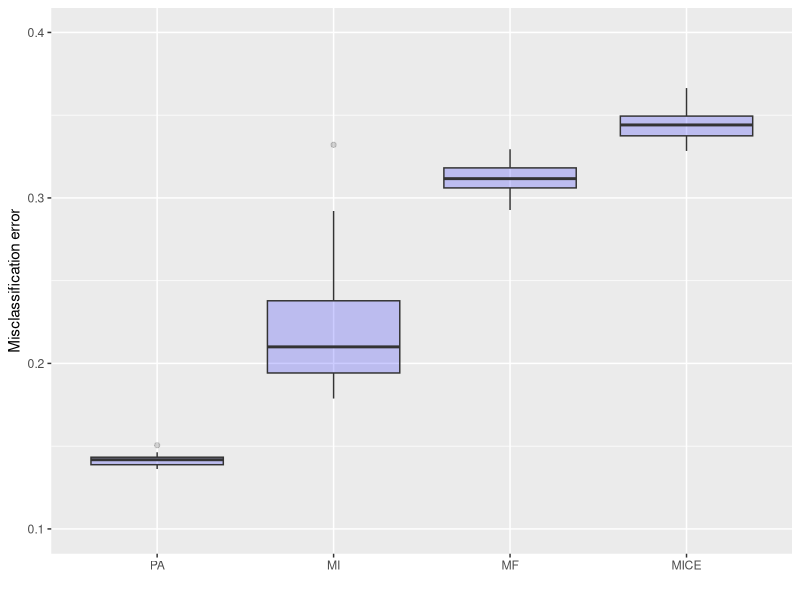
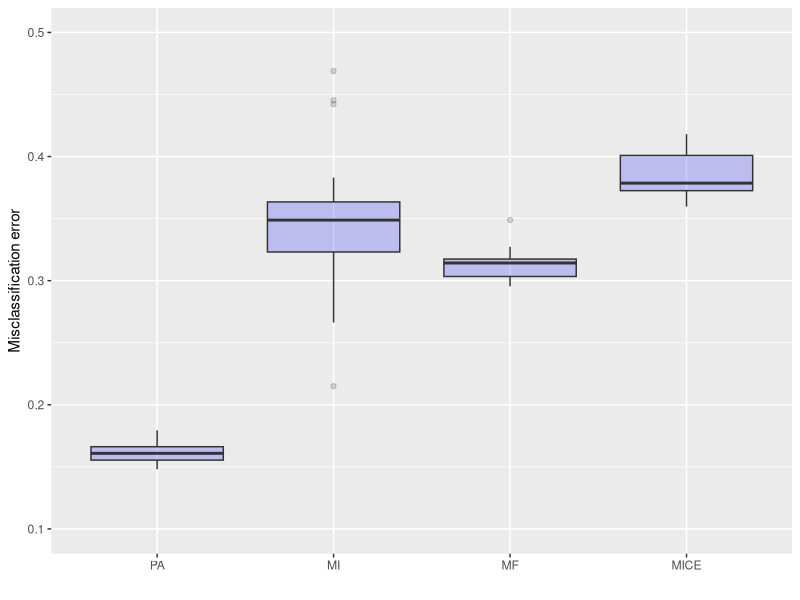

Write the R code that produced these figures, in order.
library(ggplot2)
library(tidyr)

### model 1, d = 10, lambda = 0
ER = data.frame('PA' = c(0.1391, 0.1379, 0.1421, 0.1362, 0.1371, 0.1506, 0.1434, 0.1424, 0.1437,
                         0.1433, 0.1374, 0.1392, 0.1448, 0.1418, 0.1365, 0.1417, 0.1432, 0.1418,
                         0.1463, 0.1405),
                'MI' = c(0.1893, 0.2126, 0.2638, 0.2103, 0.2569, 0.2784, 0.2097, 0.1788, 0.1943,
                         0.2126, 0.2315, 0.1818, 0.1804, 0.2921, 0.1959, 0.2124, 0.1953, 0.1978,
                         0.194 , 0.3321),
                'MF' = c(0.311 , 0.302 , 0.3153, 0.3181, 0.3235, 0.3089, 0.3198, 0.3041, 0.3073,
                         0.3035, 0.3039, 0.3124, 0.3294, 0.3294, 0.3146, 0.2927, 0.3183, 0.311 ,
                         0.3123, 0.3067),
                'MICE' = c(0.3595, 0.3481, 0.354 , 0.347 , 0.339 , 0.333 , 0.3391, 0.3352, 0.3664,
                           0.357 , 0.3284, 0.3313, 0.3461, 0.3407, 0.3444, 0.3383, 0.345 , 0.3438,
                           0.3535, 0.3322))

df_long = ER %>%
  pivot_longer(cols = everything(), names_to = "Variable", values_to = "Value")
df_long$Variable = factor(df_long$Variable, levels = c('PA', 'MI', 'MF', 'MICE'))

ggplot(df_long, aes(x=Variable, y=Value)) + geom_boxplot(fill="blue", alpha=0.2) + 
  xlab("") + ylab("Misclassification error") + scale_y_continuous(limits = c(0.1,0.4))



### model 1, d = 50, lambda = 0
ER = data.frame('PA' = c(0.1661, 0.1521, 0.1795, 0.1644, 0.1559, 0.1719, 0.1633, 0.1613, 0.1534,
                         0.1668, 0.1599, 0.1666, 0.154 , 0.1605, 0.1481, 0.1638, 0.1588, 0.1691,
                         0.1513, 0.1564),
                'MI' = c(0.2663, 0.3345, 0.3699, 0.4454, 0.3596, 0.3269, 0.3595, 0.326 , 0.3613,
                         0.215 , 0.34  , 0.4689, 0.3145, 0.3431, 0.3606, 0.3143, 0.3831, 0.3545,
                         0.2992, 0.4422),
                'MF' = c(0.3124, 0.3251, 0.3181, 0.3218, 0.3161, 0.3273, 0.3004, 0.3149, 0.3078,
                         0.3167, 0.3136, 0.2955, 0.3158, 0.3068, 0.2962, 0.3018, 0.3172, 0.3489,
                         0.2966, 0.3039),
                'MICE' = c(0.407 , 0.3659, 0.3726, 0.3745, 0.4181, 0.3828, 0.4045, 0.3776, 0.3773,
                           0.3655, 0.3997, 0.3723, 0.3596, 0.3846, 0.3861, 0.4095, 0.3796, 0.4102,
                           0.3772, 0.3641))

df_long = ER %>%
  pivot_longer(cols = everything(), names_to = "Variable", values_to = "Value")
df_long$Variable = factor(df_long$Variable, levels = c('PA', 'MI', 'MF', 'MICE'))

ggplot(df_long, aes(x=Variable, y=Value)) + geom_boxplot(fill="blue", alpha=0.2) + 
  xlab("") + ylab("Misclassification error") + scale_y_continuous(limits = c(0.1,0.5))
